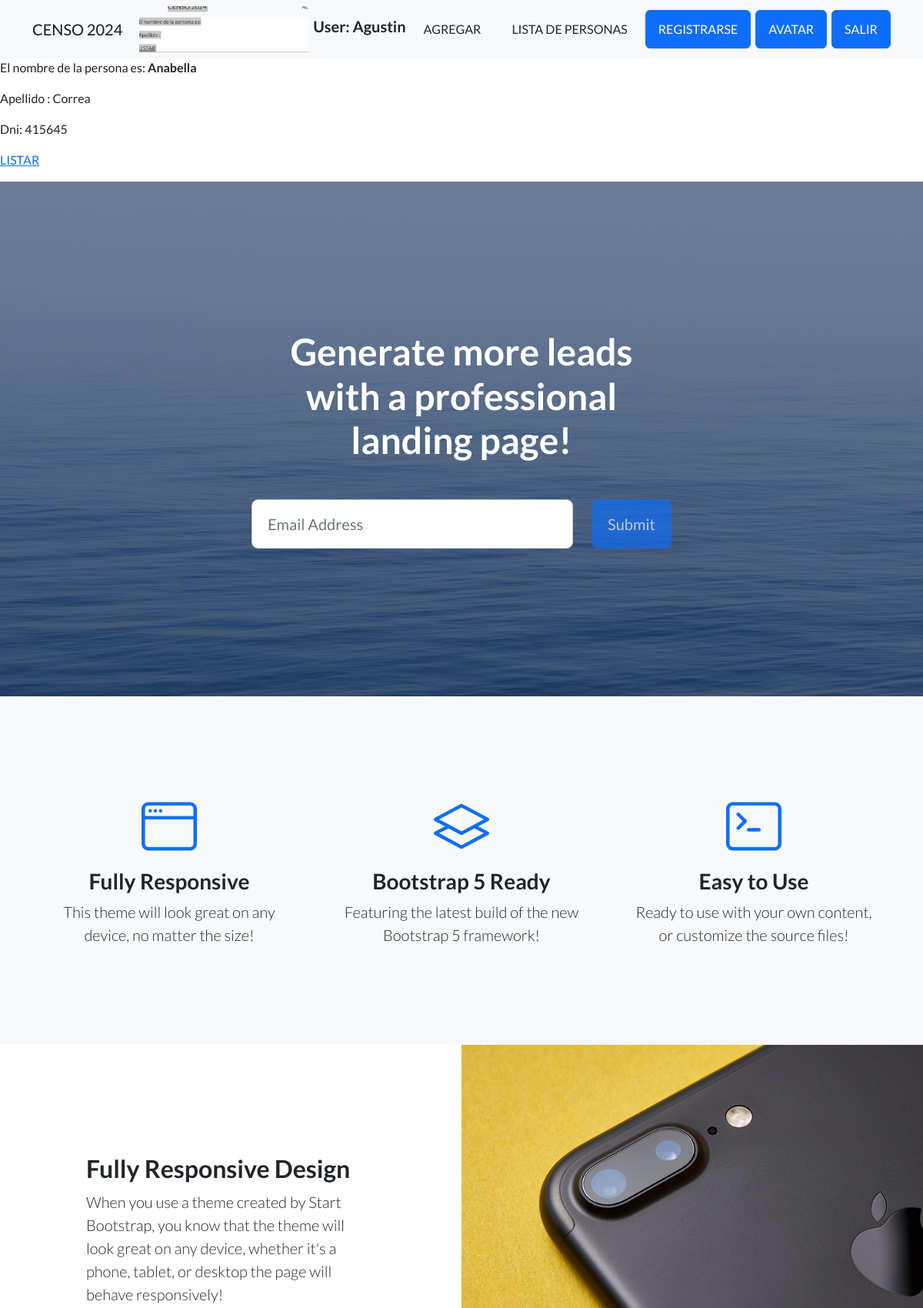
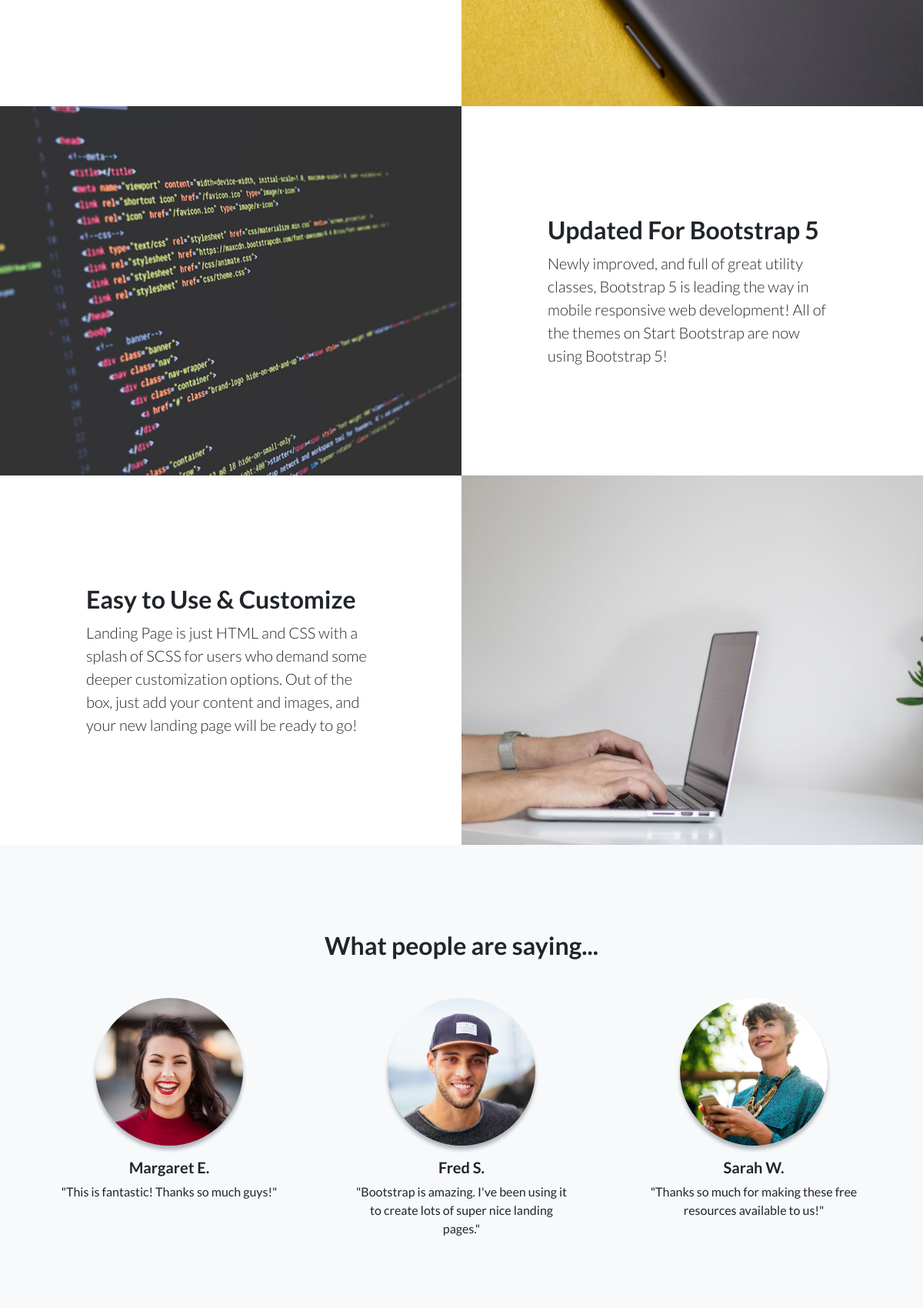
The page /app/persona/42 (signed in, upper part) on the database its author committed (2 pictures, top to bottom).
### accounts/models.py (models this page shows)
class Avatar(models.Model):
    user = models.OneToOneField(User, on_delete=models.CASCADE)
    imagen = models.ImageField(upload_to= "avatares", null= True, blank=True)

### Appcoder/models.py (models this page shows, shortened)
class Hombre(models.Model): # SE CREA MODELOS CON SUS CARACTERISTICAS
     nombre = models.CharField(max_length=40)
     apellido = models.CharField(max_length=30)
     dni = models.IntegerField()

### Appcoder/views.py (the view)
# urls.py: path('persona/<int:pk>', HombreDetalle.as_view(), name="HombreDetail"), # SE AGREGA ASI EN LA URL PARA QUE TOME EL NUMERO DE ID DE LA PERSONA
class HombreDetalle(LoginRequiredMixin, DetailView): # MUESTRA MAS INFO DE LAS PERSONAS AGREGADAS
    model = Hombre
    template_name = "Appcoder/hombre_detalle.html"

### Templates/Appcoder/hombre_detalle.html
{% extends 'base.html' %}
{% block cambio %}
    <p>El nombre de la persona es: <b>{{object.nombre}}</b></p>
<p>Apellido : {{object.apellido}} </p>
<p>Dni: {{object.dni}}</p>
<p>
    <a href="{% url 'HombreView' %}" >LISTAR</a>
</p>
{% endblock %}

### Templates/navigation/navigation.html
<nav class="navbar navbar-light bg-light static-top">
            <div class="container">
                <a class="navbar-brand" href="#!">CENSO 2024</a>
                {% if user.is_authenticated %}
                 <img style="height: 60px" src="{{ user.avatar.imagen.url }}" alt="">
                <h5>User: {{ user.get_username }}</h5>
                {% else %}
                <a class="btn btn-brand" href="/accounts/login/">INGRESAR</a>
                {% endif %}
                <a class="btn btn-brand" href="/app/agregar/">AGREGAR</a>
                <a class="btn btn-brand" href="/app/lista/">LISTA DE PERSONAS</a>
                <a class="btn btn-primary" href="/accounts/register/">REGISTRARSE</a>
                <a class="btn btn-primary" href="/accounts/avatar">AVATAR</a>
                <a class="btn btn-primary" href="/accounts/logout/">SALIR</a>
            </div>
        </nav>

### rows shown on the page
Hombre: nombre "Anabella", apellido "Correa", dni "415645"

### other values the page prints
{{ user.get_username }} "Agustin"
